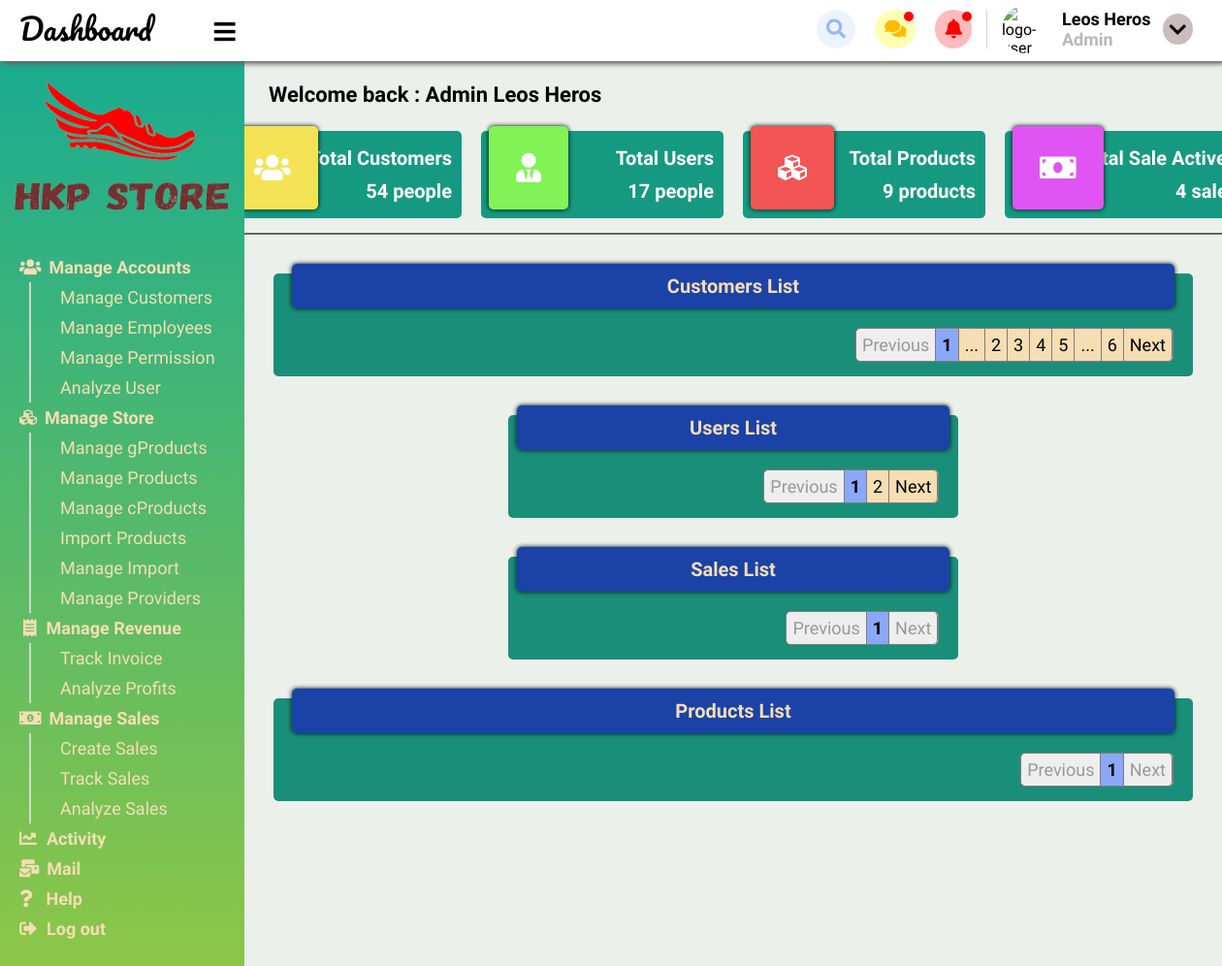
The page /admin/index.php (signed in) on the database its author committed.
### tables this page shows
CREATE TABLE `chitiet_quyen_chucnang` (
  `id_quyen` varchar(20) NOT NULL,
  `id_chucnang` varchar(20) NOT NULL
);

CREATE TABLE `chuc_nang` (
  `id_chucnang` int(100) NOT NULL,
  `ten_chucnang` varchar(100) NOT NULL,
  `mieuta` varchar(100) NOT NULL,
  `vi_tri` varchar(10) NOT NULL,
  `icon` varchar(100) NOT NULL
);

### data.properties.php (called while the page is built)
<?php
    $host = 'localhost';
    $username = 'thanhhoa';
    $password = 'thanhhoa';
    $database = 'do_an_web2';
?>

### admin/templates/connectData.php (called while the page is built, shortened)
<?php
    class connectData {
        private $host;
        private $username;
        private $password;
        private $database;
        public function __construct($value = '') {
            if ($value != '') {
                include('../data.properties.php');
            }
            else {
                include('../../data.properties.php');
            }
            $this->host = $host;
            $this->username = $username;
            $this->password = $password;
            $this->database = $database;
        }
        public function selectData($query) {
            if (!$conn = mysqli_connect($this->host,$this->username,$this->password,$this->database)) {
                echo "<script> console.log('Connect failed !')</script>";
            }
            if (!($res = mysqli_query($conn, $query))) {
                echo "<script> console.log('Error : Failed when executed query !')</script>";
            }
            return $res;
        }
    }
?>

### admin/index.php (the view, shortened to what this page needs)
<!DOCTYPE html>
<html lang="en">
<head>
    <link rel="stylesheet" href="static/css/style.css">
    <link rel="stylesheet" href="../static/css/all.css">
</head>
<body onload="setNotification()">
    <?php require_once('./templates/header.php') ?>
    <div class="dashboard">
        <div class="menu-dashboard disable-copy">
            <div class="logo-dashboard">
                <img src="static/images/logo-doc-trans.png" alt="logo-dashboard">
            </div>
            <ul class="dashboard-menu-items">
                <?php
                    require_once('./templates/connectData.php');
                    $conn = new connectData('1');
                    $res = $conn->selectData("select * from chitiet_quyen_chucnang, chuc_nang
                                where id_quyen = '".$_SESSION['user']['permission']."' and chitiet_quyen_chucnang.id_chucnang = chuc_nang.id_chucnang order by vi_tri");
                    $show = '';
                    $pos = 0;
                    $flag = true;
                    while ($row = mysqli_fetch_array($res)) {
                        if ((int)$row['vi_tri'] % 1000 == 0) {
                            $pos++;
                            if ($flag == false) {
                                $show .= "</ul><li id='menu-$pos' onclick='minimizieSubmenu(this.id)'><a class='bold-title'>
                                ".$row['icon'].$row['ten_chucnang']."</a></li>";
                                $flag = true;
                            }
                            else {
                                $show .= "<li id='menu-$pos' onclick='minimizieSubmenu(this.id)'";
                                if ($row['ten_chucnang'] == 'Log out') {
                                    $show .= " class='logout-btn'";
                                }
                                $show .= "><a class='bold-title'>
                                ".$row['icon'].$row['ten_chucnang']."</a></li>";
                                $flag = true;
                            }
                        }
                        else {
                            if ($flag == false) {
                                $show .= "<li><a>".$row['ten_chucnang']."</a></li>";
                            }
                            else {
                                $show .= "<ul class='dashboard-submenu-items' id='submenu-$pos'>
                                            <li><a>".$row['ten_chucnang']."</a></li>";
                                $flag = false;
                            }
                        }
                    }
                    echo $show;
                ?>
                <div class="space"></div>
            </ul>
        </div>
        <div class="content-dashboard">
        </div>
    </div>
</body>
</html>

### rows shown on the page
chitiet_quyen_chucnang: id_chucnang.ten_chucnang "Manage Accounts"
chitiet_quyen_chucnang: id_chucnang.ten_chucnang "Manage Customers"
chitiet_quyen_chucnang: id_chucnang.ten_chucnang "Manage Employees"
chitiet_quyen_chucnang: id_chucnang.ten_chucnang "Manage Permission"
chitiet_quyen_chucnang: id_chucnang.ten_chucnang "Analyze User"
chitiet_quyen_chucnang: id_chucnang.ten_chucnang "Manage Store"
chitiet_quyen_chucnang: id_chucnang.ten_chucnang "Manage gProducts"
chitiet_quyen_chucnang: id_chucnang.ten_chucnang "Manage Products"
chitiet_quyen_chucnang: id_chucnang.ten_chucnang "Manage cProducts"
chitiet_quyen_chucnang: id_chucnang.ten_chucnang "Import Products"
chitiet_quyen_chucnang: id_chucnang.ten_chucnang "Manage Import"
chitiet_quyen_chucnang: id_chucnang.ten_chucnang "Manage Providers"
chitiet_quyen_chucnang: id_chucnang.ten_chucnang "Manage Revenue"
chitiet_quyen_chucnang: id_chucnang.ten_chucnang "Track Invoice"
chitiet_quyen_chucnang: id_chucnang.ten_chucnang "Analyze Profits"
chitiet_quyen_chucnang: id_chucnang.ten_chucnang "Manage Sales"
chitiet_quyen_chucnang: id_chucnang.ten_chucnang "Create Sales"
chitiet_quyen_chucnang: id_chucnang.ten_chucnang "Track Sales"
chitiet_quyen_chucnang: id_chucnang.ten_chucnang "Analyze Sales"
chitiet_quyen_chucnang: id_chucnang.ten_chucnang "Activity"
chitiet_quyen_chucnang: id_chucnang.ten_chucnang "Mail"
chitiet_quyen_chucnang: id_chucnang.ten_chucnang "Help"
chitiet_quyen_chucnang: id_chucnang.ten_chucnang "Log out"

### other values the page prints
$_SESSION['user']['name'] "Leos Heros"
$_SESSION['user']['permission'] "Admin"
$countCustomers "54"
$countUsers "17"
$countProducts "9"
$countSales "4"
$maxP "6"
